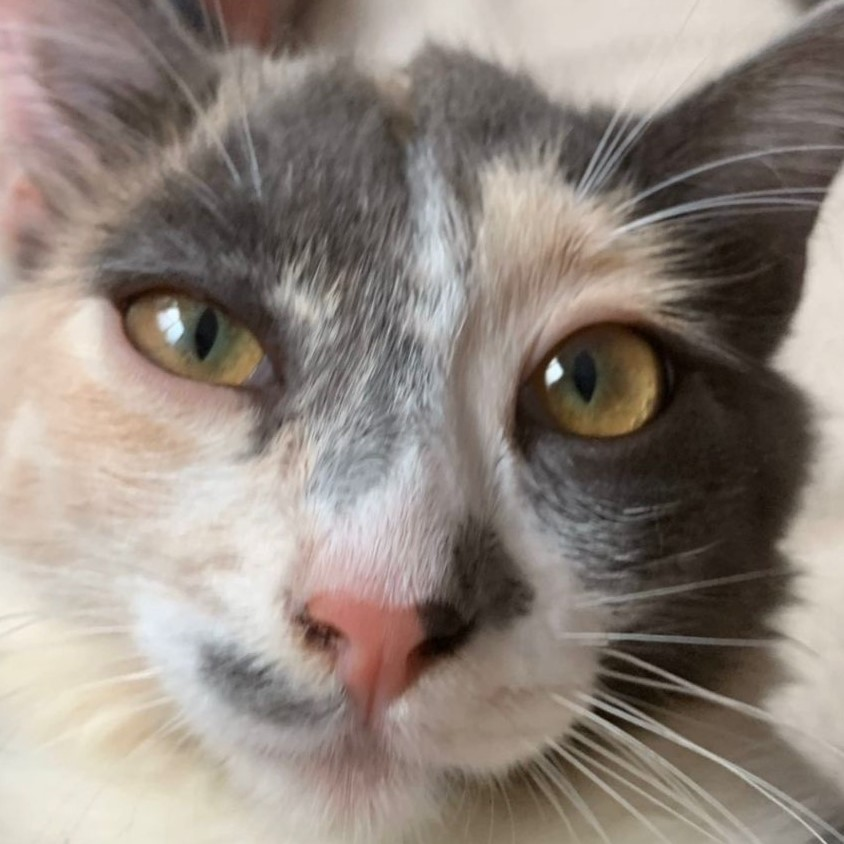
#> input picture Work-1/img/teste8.jpg, 844 x 844 px
$ jupyter execute histogram_eq_test.ipynb
#> lines starting #> are read from the running program, lines starting #| are printed output that depends on the picture
### Work-1/histogram_eq/histogram_eq.py
import numpy as np
import matplotlib.pyplot as plt

class Histogram:
    def __init__(self, img):
        self.img = np.array(img)
        self.img_size_lin, self.img_size_col = self.img.shape
        self.histogram = np.zeros(256)

    def calc_hist(self):
        if self.img.dtype == 'uint8':
            for j in range(self.img_size_lin):
                for k in range(self.img_size_col):
                    self.histogram[(self.img[j, k])] += 1
        else:
            print("A imagem precisa ser do tipo 'uint8' para o cálculo do histograma.")

    def equalize_hist(self):
      if self.img.dtype != 'uint8':
          self.img = self.img.astype('uint8')

      # Calculando o histograma acumulado
      hist_cumsum = np.cumsum(self.histogram)

      # Encontrando o valor mínimo e máximo do histograma
      hist_min = np.min(hist_cumsum)
      hist_max = np.max(hist_cumsum)

      new_img = np.zeros((self.img_size_lin, self.img_size_col))

      for j in range(self.img_size_lin):
          for k in range(self.img_size_col):
              intensity = self.img[j, k]
              # Normalizando a intensidade para [0, 1]
              norm_intensity = (hist_cumsum[intensity] - hist_min) / (hist_max - hist_min)
              # Mapeando a intensidade equalizada
              new_intensity = np.ceil(norm_intensity * 255)
              new_img[j, k] = new_intensity

      return new_img.astype('uint8')


    def normalize_hist(self):
        total_pixels = self.img_size_lin * self.img_size_col
        self.histogram = 100 * self.histogram / total_pixels

    def plot_hist(self, equalized=False):
        if equalized:
            plt.figure(figsize=(10, 4))

            plt.subplot(121)
            plt.imshow(self.img, 'gray')
            plt.title('Equalized Image')

            plt.subplot(122)
            plt.bar(range(256), self.histogram)
            plt.title("Histogram (Equalized)")
            plt.xlabel("Pixel Value")
            plt.ylabel("Frequency")

        else:
            plt.figure(figsize=(10, 4))

            plt.subplot(121)
            plt.imshow(self.img, 'gray')
            plt.title('Original Image')

            plt.subplot(122)
            plt.bar(range(256), self.histogram)
            plt.title("Histogram")
            plt.xlabel("Pixel Value")
            plt.ylabel("Frequency")

        plt.show()

    def calc_and_plot(self):
        self.calc_hist()
        self.normalize_hist()
        self.plot_hist()  # Plot original histogram and image

        equalized_img = self.equalize_hist()
        self.img = equalized_img  # Update image
        self.calc_hist()  # Recalculate histogram
        self.normalize_hist()
        self.plot_hist(equalized=True)  # Plot equalized histogram and image

### Work-1/histogram_eq/histogram_eq_test.ipynb
[cell 1]
import cv2
from histogram_eq import Histogram

[cell 2]
img = cv2.imread('../img/teste8.jpg', cv2.IMREAD_GRAYSCALE)
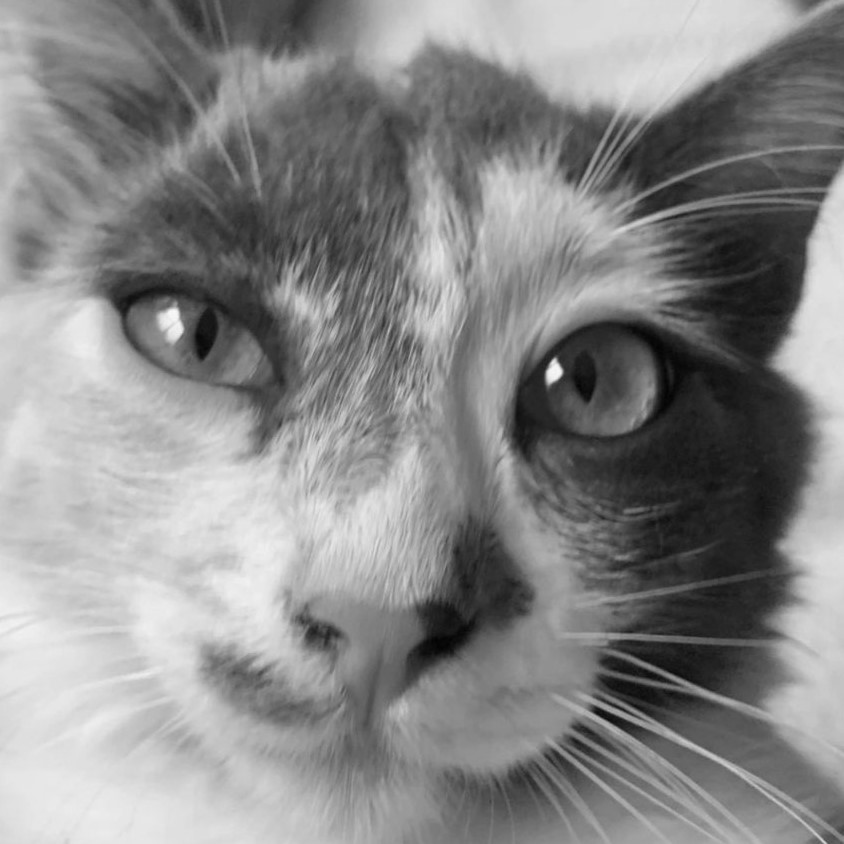
#> img: shape (844, 844); min 2, max 250, mean 135.8
hist = Histogram(img)
hist.calc_and_plot()
#> in plot_hist, `plt.show()`:
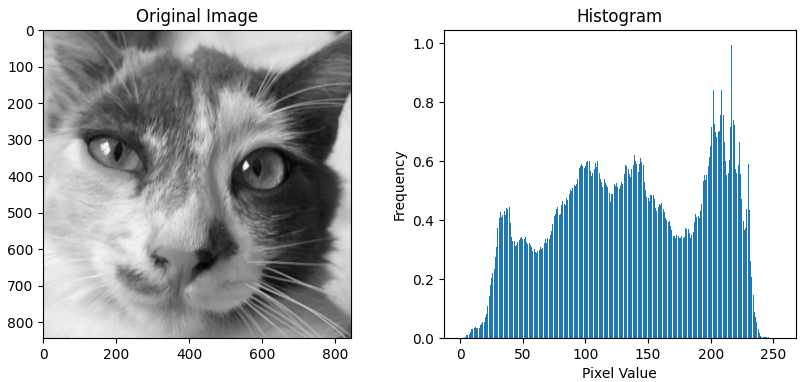
#> figure drawn by matplotlib, 2 panels; panel 2: tallest bar 0.996 high, from x = 216.6 to 217.4
#> after the loop in equalize_hist, `for j in range(self.img_size_lin):`:
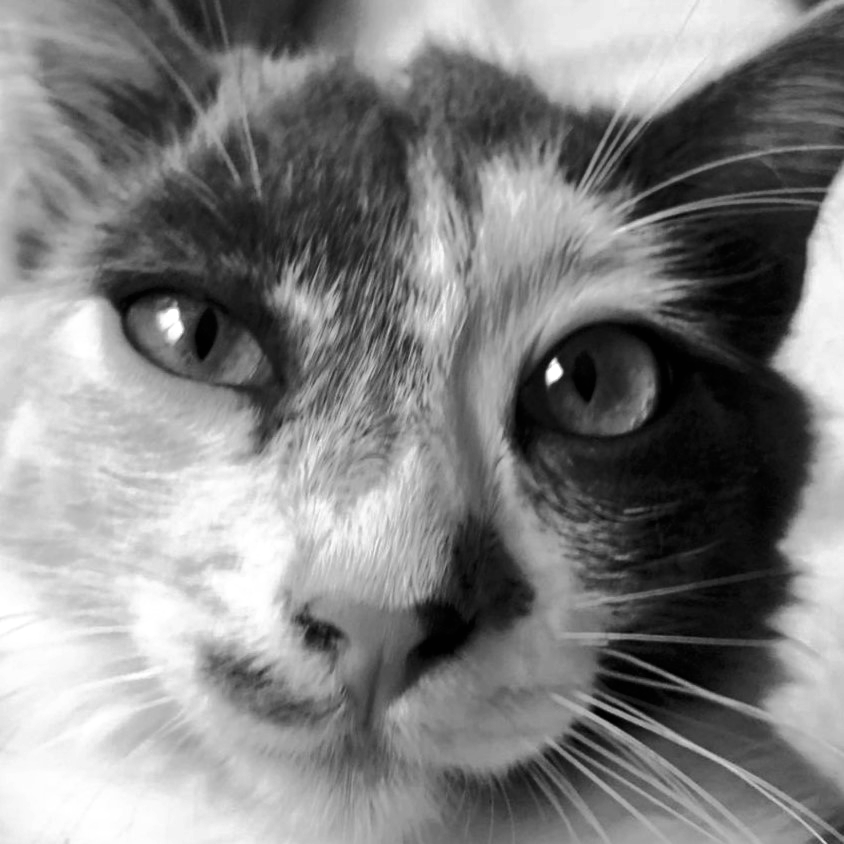
#> new_img: shape (844, 844) float64; min 1, max 255, mean 128.6
#> call 2 of plot_hist, with equalized = True
#> in plot_hist (call 2), `plt.show()`:
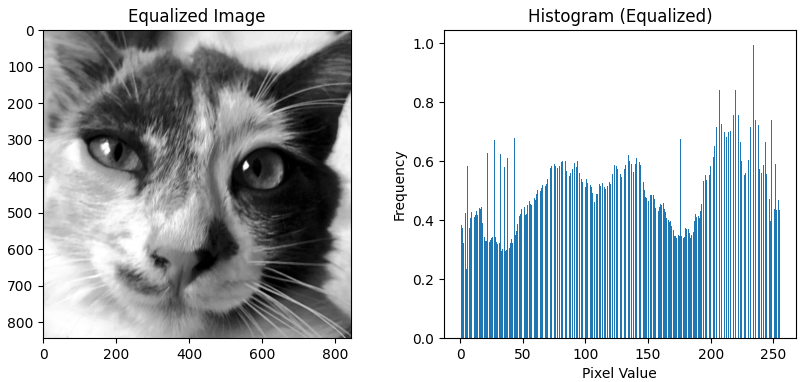
#> figure drawn by matplotlib, 2 panels; panel 2: tallest bar 0.996 high, from x = 233.6 to 234.4

$ run again, with Work-1/img/noise.png saved as Work-1/img/teste8.jpg
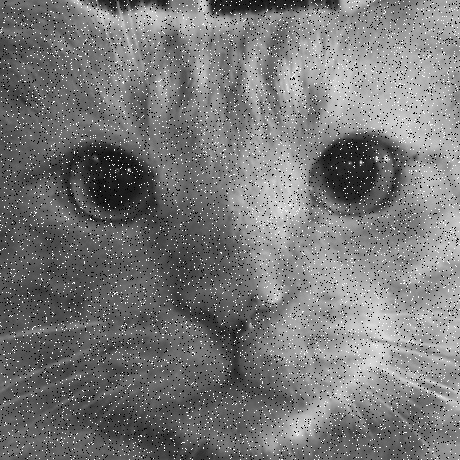
#> input picture Work-1/img/noise.png, 460 x 460 px
#> img is the input picture: shape (460, 460); min 0, max 255, mean 119.9
#> after the loop in equalize_hist, `for j in range(self.img_size_lin):`:
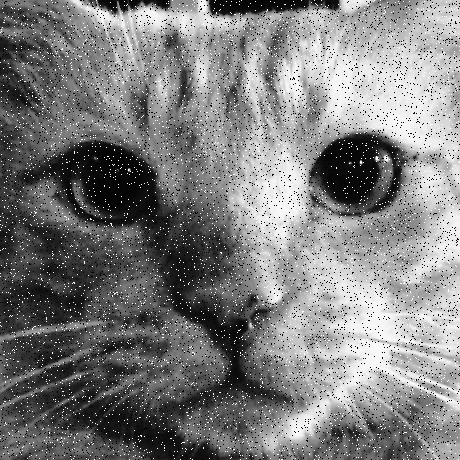
#> new_img: shape (460, 460) float64; min 0, max 255, mean 125.4
#> in plot_hist (call 2), `plt.show()`:
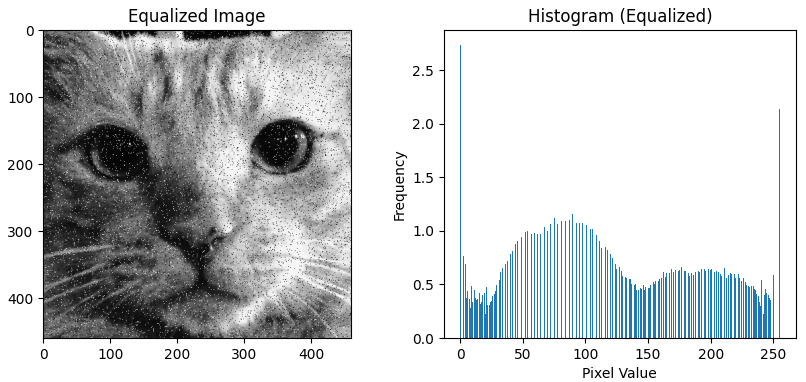
#> figure drawn by matplotlib, 2 panels; panel 2: tallest bar 2.74 high, from x = -0.4 to 0.4
